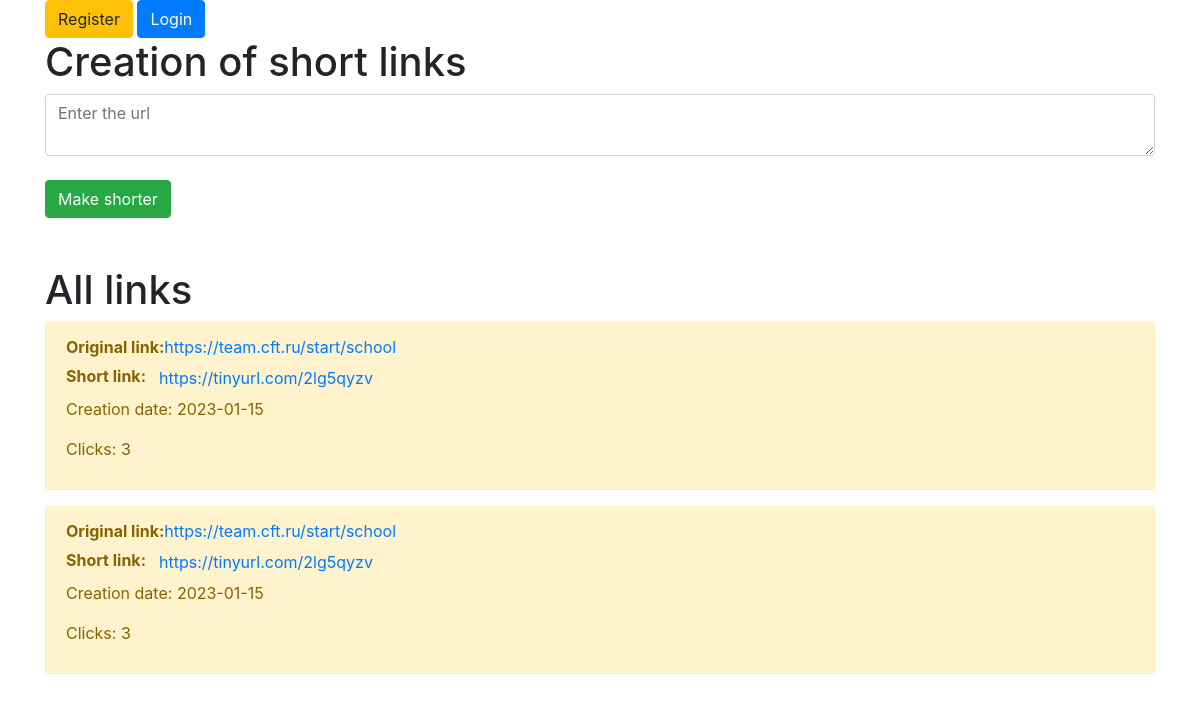
Screenshot of /link (signed in) with the database file from the repository.
### app.py (models this page shows, shortened)
class Short_url(db.Model):
    id = db.Column(db.Integer, primary_key =True) #Уникальный ключ
    id_user = db.Column(db.Integer, db.ForeignKey('user.id'), nullable=False)  # логин id
    URL = db.Column(db.String(300), nullable=False)
    Short_URL = db.Column(db.String(300), nullable=False)
    Date = db.Column(db.DateTime, default=datetime.utcnow)
    Clicks = db.Column(db.Integer, nullable=False, default = 0)

### app.py (the view, shortened to what this page needs)
@app.route('/link', methods=['GET', 'POST'])
@login_required
def links():
    data = Short_url.query.filter_by(id_user=flask_login.current_user.id).all()
    return render_template("links.html", data = data)

### app.py (called while the page is built)
@manager.user_loader
def load_user(user_id):
    return User.query.get(user_id)

### templates/links.html (shortened to what this page needs)
{% extends 'base.html' %}
{%block body %}
<div class = "container  m-auto">
    <h1>Creation of short links</h1>
    <form method="post">
        <textarea name="url" id="url" class="form-control" placeholder="Enter the url"></textarea><br>
        <input type="submit"  class="btn btn-success" value="Make shorter"><br>
    </form>
</div>
<div class = "container mt-5">
    <h1>All links</h1>
    {% for i in data %}
  <div class = "alert alert-warning">
      <b>Original link:</b><a href="{{i.URL }}">{{i.URL }}</a> <br>
      <b>Short link:</b><a href="/{{i.id}}" class="btn btn-link">{{i.Short_URL }}</a>
      <p>Сreation date: {{ i.Date.date() }}</p>
      <p>Clicks: {{ i.Clicks }}</p>
  </div>
    {%endfor%}
</div>
{% endblock %}

### rows the page displays
Short_url: URL "https://team.cft.ru/start/school", Short_URL "https://tinyurl.com/2lg5qyzv", Date "2023-01-15", Clicks "3"
Short_url: URL "https://team.cft.ru/start/school", Short_URL "https://tinyurl.com/2lg5qyzv", Date "2023-01-15", Clicks "3"
